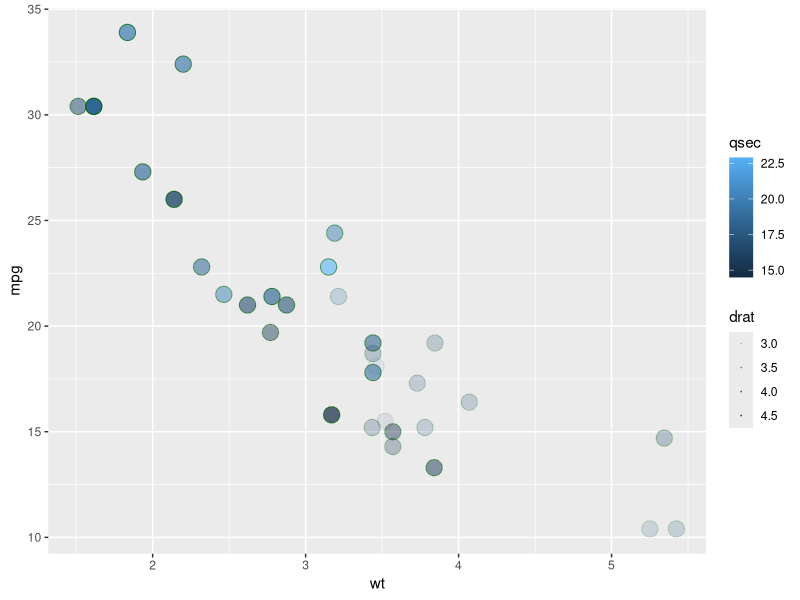

Generate this figure with R:
library(ggplot2)
library(grid)

#grobMaker function - takes aesthetics and generates a "grob" that grid graphics knows how to render.
myGeomGrob <- function(x, y, size, fill, alpha, colour) {
  gp = gpar(fill = fill, alpha = alpha, col = colour)
  circleGrob(x = x, y = y, r = size, gp = gp, default.units = "npc")
}

#draw_panel function that takes the input dataframe and some context info and transforms it for use by the
#grobMaker
myGeom_DrawPanel <- function(data, panel_scales, coord, na.rm = FALSE) {
  coords <- coord$transform(data, panel_scales)
  ggplot2:::ggname("geom_myGeom", myGeomGrob(coords$x, coords$y, coords$size, coords$fill, coords$alpha, coords$colour))
}

#ggproto call that sets up linkages between geom_myGeom and the draw panel function
myGeom <- ggproto( 
            "myGeom", 
            Geom, 
            draw_panel = myGeom_DrawPanel, 
            non_missing_aes = c("x", "y", "alpha", "size"),
            default_aes = aes(size = 0.015, fill = "white", alpha = 1.0, colour = "darkgreen"),
            icon = function(.) {}, 
            desc_params = list(), 
            seealso = list(), 
            examples = function(.) {})

#ggplot2 entry point for geom
geom_myGeom <- function(mapping = NULL, data = NULL, stat = "identity", position = "identity", na.rm = FALSE, show.legend = NA, inherit.aes = TRUE, ...) {
  layer(
    data = data, 
    mapping = mapping, 
    stat = stat, 
    geom = myGeom,                        #reference to result of above ggproto call
    position = position, 
    show.legend = show.legend, 
    inherit.aes = inherit.aes, 
    params = list(na.rm = na.rm, ...)
  )
}

ggplot( mtcars, aes(wt, mpg, fill = qsec)) +
  geom_myGeom(aes(alpha = drat))

